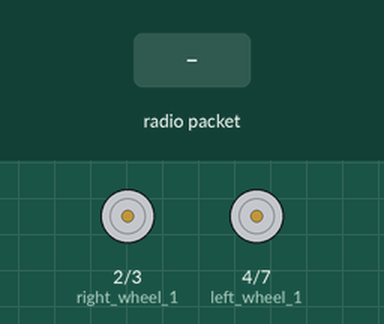
Simulated run of this sketch. Board: Arduino Uno, built with avr-gcc and run on an emulated ATmega328P. Shown: motor-driver pin pairs drawn as motors (green arrow = first pin HIGH = forward, orange = second pin HIGH = backward, longer = more drive). The inputs (shaded band) are chosen by the test bench. No radio packets arrive unless stated.

Above: at 1.2 s.
1.3 s: radio packet "0" arrives
At 1.6 s:
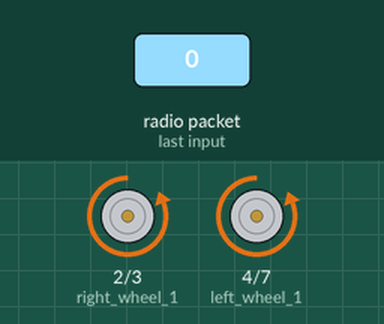
2.8 s: radio packet "5" arrives
At 3.9 s:
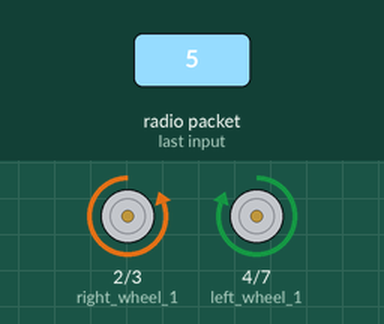
Timing chart, 0 to 5.8 s (numbered marks = the images above; inputs shaded):
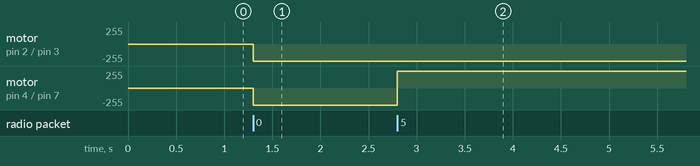

The sketch:

two_wheel_robot.ino
```cpp
#include <VirtualWire.h>

int right_wheel_1 = 2;
int right_wheel_2 = 3;
int right_wheel_power = 6;

int left_wheel_1 = 4;
int left_wheel_2 = 7;
int left_wheel_power = 5;


void setup() {
  pinMode(right_wheel_1, OUTPUT);
  pinMode(right_wheel_2, OUTPUT);
  pinMode(right_wheel_power, OUTPUT);

  pinMode(left_wheel_1, OUTPUT);
  pinMode(left_wheel_2, OUTPUT);
  pinMode(left_wheel_power, OUTPUT);

  analogWrite(left_wheel_power, 0);
  analogWrite(right_wheel_power, 0);

  // Initialise the RF receiver.
  vw_set_ptt_inverted(true);  // Required for DR3100
  vw_setup(2000);  // Bits per sec
  vw_rx_start();  // Start the receiver PLL running
}

// min and max absolute value of speeds in message.
int MIN_SPEED = 0;
int MAX_SPEED = 100;

// min and max values you can pass to AnalogWrite (except for 0)
int MIN_RAW_SPEED = 160;  // motor isn't happy below this
int MAX_RAW_SPEED = 255;

char msg[VW_MAX_MESSAGE_LEN];
char *msg_ptr;
int left_speed, right_speed;

// Given the absolute speed from the remote (value between 0 and 100),
// get the speed to pass to the motor.
int get_raw_speed(int speed) {
    if (speed == 0) return 0;
    return map(abs(speed), MIN_SPEED, MAX_SPEED, MIN_RAW_SPEED, MAX_RAW_SPEED);
}

void loop() {
  uint8_t msg_len = VW_MAX_MESSAGE_LEN;

  if (vw_get_message((uint8_t *)msg, &msg_len)) {  // Non-blocking
    // Parse the message into direction and speed.
    // See remote_control.py for the message format.
    msg[msg_len] = '\0';  // need null-terminated string for strsep
    msg_ptr = msg;
    left_speed = atoi(strsep(&msg_ptr, ","));
    right_speed = atoi(msg_ptr);

    // set speed
    analogWrite(left_wheel_power, get_raw_speed(left_speed));
    analogWrite(right_wheel_power, get_raw_speed(right_speed));

    // set direction
    if (left_speed > 0) {
      go_forwards(left_wheel_1, left_wheel_2);
    } else {
      go_backwards(left_wheel_1, left_wheel_2);
    }

    if (right_speed > 0) {
      go_forwards(right_wheel_1, right_wheel_2);
    } else {
      go_backwards(right_wheel_1, right_wheel_2);
    }
  }
}

void go_forwards(int wheel_input_1, int wheel_input_2) {
  digitalWrite(wheel_input_1, HIGH);
  digitalWrite(wheel_input_2, LOW);
}

void go_backwards(int wheel_input_1, int wheel_input_2) {
  digitalWrite(wheel_input_1, LOW);
  digitalWrite(wheel_input_2, HIGH);
}
```

Measured:
- after the input at 1.3 s, motor on pin 2 (right_wheel_1) / pin 3 (right_wheel_2), motor on pin 4 (left_wheel_1) / pin 7 (left_wheel_2): stopped → backward 255/255 at once
- after the input at 2.8 s, motor on pin 4 (left_wheel_1) / pin 7 (left_wheel_2): backward 255/255 → forward 255/255 at once
